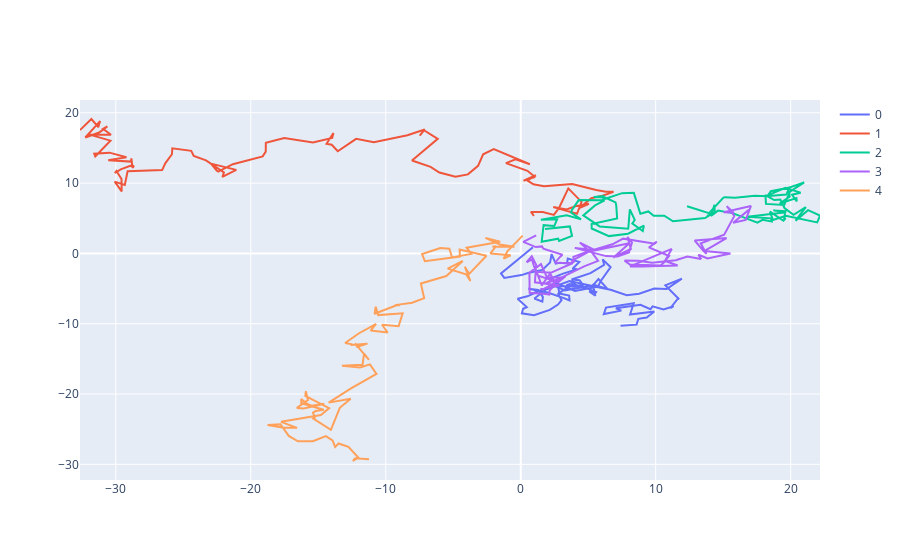

Here is the notebook cell this chart was saved with:
### Code cell
plotter(xs, style='-', reduce_kwargs={'ndims': 2})
